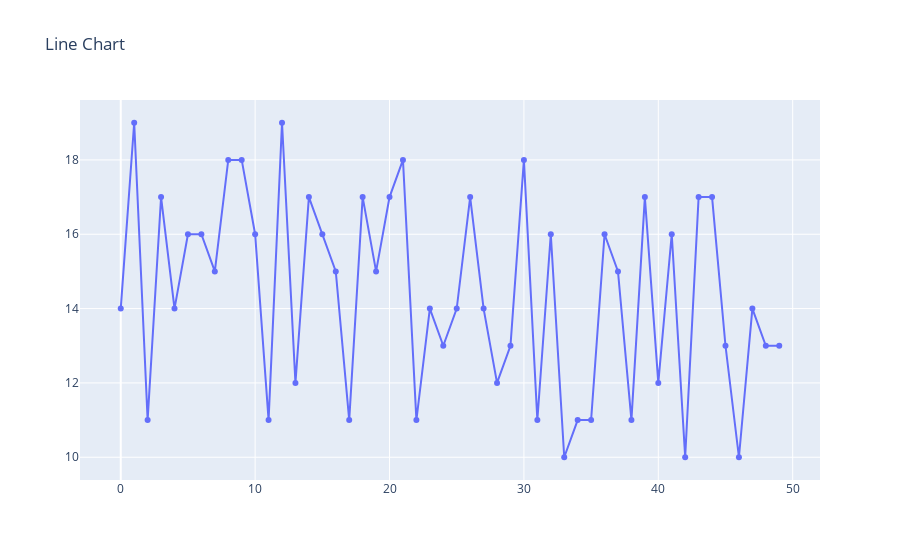

The code cell stored with this chart in its notebook:
### Markdown cell above
#### Line Chart with Markers

### Code cell
fig = go.Figure(
   data=[
       go.Scatter(
           x=x,
           y=y,
           mode='lines+markers' 
       )
   ],
   layout=go.Layout(
       title='Line Chart'
   )
)
pyo.iplot(fig)

### Figure 1 — Plotly figure (JSON) as saved in the notebook; plotly's stock layout.template omitted (floating-point values rounded to 4 significant figures)
{"data": [{"mode": "lines+markers", "type": "scatter", "x": [0, 1, 2, 3, 4, 5, 6, 7, 8, 9, 10, 11, 12, 13, 14, 15, 16, 17, 18, 19, 20, 21, 22, 23, 24, 25, 26, 27, 28, 29, 30, 31, 32, 33, 34, 35, 36, 37, 38, 39, 40, 41, 42, 43, 44, 45, 46, 47, 48, 49], "y": [14, 19, 11, 17, 14, 16, 16, 15, 18, 18, 16, 11, 19, 12, 17, 16, 15, 11, 17, 15, 17, 18, 11, 14, 13, 14, 17, 14, 12, 13, 18, 11, 16, 10, 11, 11, 16, 15, 11, 17, 12, 16, 10, 17, 17, 13, 10, 14, 13, 13]}], "layout": {"title": {"text": "Line Chart"}}}
